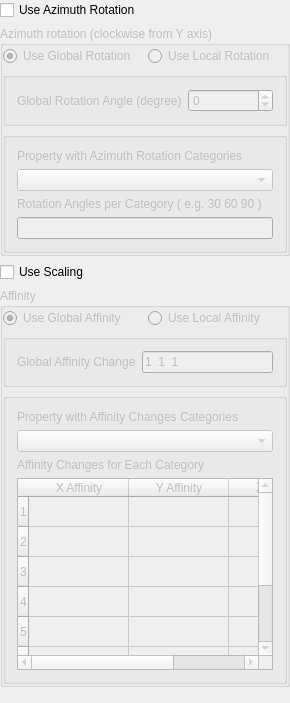
     <widget class="QWidget" name="tab">
      <attribute name="title">
       <string>Rotation/Affinity</string>
      </attribute>
      <layout class="QGridLayout">
       <property name="margin">
        <number>0</number>
       </property>
       <property name="spacing">
        <number>6</number>
       </property>
       <item row="3" column="0">
        <widget class="QGroupBox" name="Affinity_Groupbox">
         <property name="enabled">
          <bool>false</bool>
         </property>
         <property name="title">
          <string>Affinity</string>
         </property>
         <layout class="QGridLayout">
          <property name="margin">
           <number>0</number>
          </property>
          <property name="spacing">
           <number>6</number>
          </property>
          <item row="0" column="0">
           <widget class="QRadioButton" name="Use_Global_Affinity">
            <property name="text">
             <string>Use Global Affinity</string>
            </property>
            <property name="checked">
             <bool>true</bool>
            </property>
           </widget>
          </item>
          <item row="1" column="0" colspan="2">
           <widget class="GsTLGroupBox" name="global_affinity_box">
            <property name="title">
             <string/>
            </property>
            <layout class="QHBoxLayout">
             <property name="spacing">
              <number>6</number>
             </property>
             <property name="margin">
              <number>11</number>
             </property>
             <item>
              <widget class="QLabel" name="textLabel3_2">
               <property name="text">
                <string>Global Affinity Change</string>
               </property>
               <property name="wordWrap">
                <bool>false</bool>
               </property>
              </widget>
             </item>
             <item>
              <widget class="QLineEdit" name="Global_Affinity">
               <property name="text">
                <string>1  1  1</string>
               </property>
              </widget>
             </item>
            </layout>
           </widget>
          </item>
          <item row="2" column="0" colspan="2">
           <widget class="GsTLGroupBox" name="Local_affinity_box">
            <property name="title">
             <string/>
            </property>
            <property name="displayed" stdset="0">
             <bool>false</bool>
            </property>
            <layout class="QVBoxLayout">
             <property name="spacing">
              <number>6</number>
             </property>
             <property name="margin">
              <number>11</number>
             </property>
             <item>
              <widget class="QLabel" name="textLabel4_2">
               <property name="text">
                <string>Property with Affinity Changes Categories</string>
               </property>
               <property name="wordWrap">
                <bool>false</bool>
               </property>
              </widget>
             </item>
             <item>
              <widget class="SinglePropertySelector" name="Affinity_property"/>
             </item>
             <item>
              <widget class="QLabel" name="textLabel5_2">
               <property name="text">
                <string>Affinity Changes for Each Category</string>
               </property>
               <property name="wordWrap">
                <bool>false</bool>
               </property>
              </widget>
             </item>
             <item>
              <widget class="GsTLTable" name="Affinity_categories">
               <property name="sizePolicy">
                <sizepolicy hsizetype="Minimum" vsizetype="Minimum">
                 <horstretch>0</horstretch>
                 <verstretch>0</verstretch>
                </sizepolicy>
               </property>
               <property name="rowCount">
                <number>8</number>
               </property>
               <property name="default_column_size" stdset="0">
                <number>70</number>
               </property>
               <property name="row_headers" stdset="0">
                <string>1;2;3;4;5;6;7;8</string>
               </property>
               <property name="col_headers" stdset="0">
                <string>X Affinity;Y Affinity;Z Affinity</string>
               </property>
               <row>
                <property name="text">
                 <string>1</string>
                </property>
               </row>
               <row>
                <property name="text">
                 <string>2</string>
                </property>
               </row>
               <row>
                <property name="text">
                 <string>3</string>
                </property>
               </row>
               <row>
                <property name="text">
                 <string>4</string>
                </property>
               </row>
               <row>
                <property name="text">
                 <string>5</string>
                </property>
               </row>
               <row>
                <property name="text">
                 <string>6</string>
                </property>
               </row>
               <row>
                <property name="text">
                 <string>7</string>
                </property>
               </row>
               <row>
                <property name="text">
                 <string>8</string>
                </property>
               </row>
               <column>
                <property name="text">
                 <string>X Affinity</string>
                </property>
               </column>
               <column>
                <property name="text">
                 <string>Y Affinity</string>
                </property>
               </column>
               <column>
                <property name="text">
                 <string>Z Affinity</string>
                </property>
               </column>
              </widget>
             </item>
            </layout>
           </widget>
          </item>
          <item row="0" column="1">
           <widget class="QRadioButton" name="Use_Local_Affinity">
            <property name="text">
             <string>Use Local Affinity</string>
            </property>
           </widget>
          </item>
         </layout>
        </widget>
       </item>
       <item row="1" column="0">
        <widget class="QGroupBox" name="Rotation_Groupbox">
         <property name="enabled">
          <bool>false</bool>
         </property>
         <property name="title">
          <string>Azimuth rotation (clockwise from Y axis)</string>
         </property>
         <layout class="QGridLayout">
          <property name="margin">
           <number>0</number>
          </property>
          <property name="spacing">
           <number>6</number>
          </property>
          <item row="0" column="0">
           <widget class="QRadioButton" name="Use_Global_Rotation">
            <property name="text">
             <string>Use Global Rotation</string>
            </property>
            <property name="checked">
             <bool>true</bool>
            </property>
           </widget>
          </item>
          <item row="1" column="0" colspan="2">
           <widget class="GsTLGroupBox" name="Global_angle_box">
            <property name="title">
             <string/>
            </property>
            <layout class="QHBoxLayout">
             <property name="spacing">
              <number>6</number>
             </property>
             <property name="margin">
              <number>11</number>
             </property>
             <item>
              <widget class="QLabel" name="textLabel3">
               <property name="text">
                <string>Global Rotation Angle (degree)</string>
               </property>
               <property name="wordWrap">
                <bool>false</bool>
               </property>
              </widget>
             </item>
             <item>
              <widget class="QSpinBox" name="Global_Angle">
               <property name="minimum">
                <number>-360</number>
               </property>
               <property name="maximum">
                <number>360</number>
               </property>
               <property name="value">
                <number>0</number>
               </property>
              </widget>
             </item>
            </layout>
           </widget>
          </item>
          <item row="2" column="0" colspan="2">
           <widget class="GsTLGroupBox" name="Local_angle_box">
            <property name="title">
             <string/>
            </property>
            <property name="displayed" stdset="0">
             <bool>false</bool>
            </property>
            <layout class="QVBoxLayout">
             <property name="spacing">
              <number>6</number>
             </property>
             <property name="margin">
              <number>11</number>
             </property>
             <item>
              <widget class="QLabel" name="textLabel4">
               <property name="text">
                <string>Property with Azimuth Rotation Categories</string>
               </property>
               <property name="wordWrap">
                <bool>false</bool>
               </property>
              </widget>
             </item>
             <item>
              <widget class="SinglePropertySelector" name="Rotation_property"/>
             </item>
             <item>
              <widget class="QLabel" name="textLabel5">
               <property name="text">
                <string>Rotation Angles per Category ( e.g. 30 60 90 )</string>
               </property>
               <property name="wordWrap">
                <bool>false</bool>
               </property>
              </widget>
             </item>
             <item>
              <widget class="QLineEdit" name="Rotation_categories"/>
             </item>
            </layout>
           </widget>
          </item>
          <item row="0" column="1">
           <widget class="QRadioButton" name="Use_Local_Rotation">
            <property name="text">
             <string>Use Local Rotation</string>
            </property>
            <property name="checked">
             <bool>false</bool>
            </property>
           </widget>
          </item>
         </layout>
        </widget>
       </item>
       <item row="2" column="0">
        <widget class="QCheckBox" name="Use_Affinity">
         <property name="text">
          <string>Use Scaling</string>
         </property>
        </widget>
       </item>
       <item row="0" column="0">
        <widget class="QCheckBox" name="Use_Rotation">
         <property name="text">
          <string>Use Azimuth Rotation</string>
         </property>
        </widget>
       </item>
       <item row="4" column="0">
        <spacer>
         <property name="orientation">
          <enum>Qt::Vertical</enum>
         </property>
         <property name="sizeType">
          <enum>QSizePolicy::Expanding</enum>
         </property>
         <property name="sizeHint" stdset="0">
          <size>
           <width>20</width>
           <height>16</height>
          </size>
         </property>
        </spacer>
       </item>
      </layout>
     </widget>
